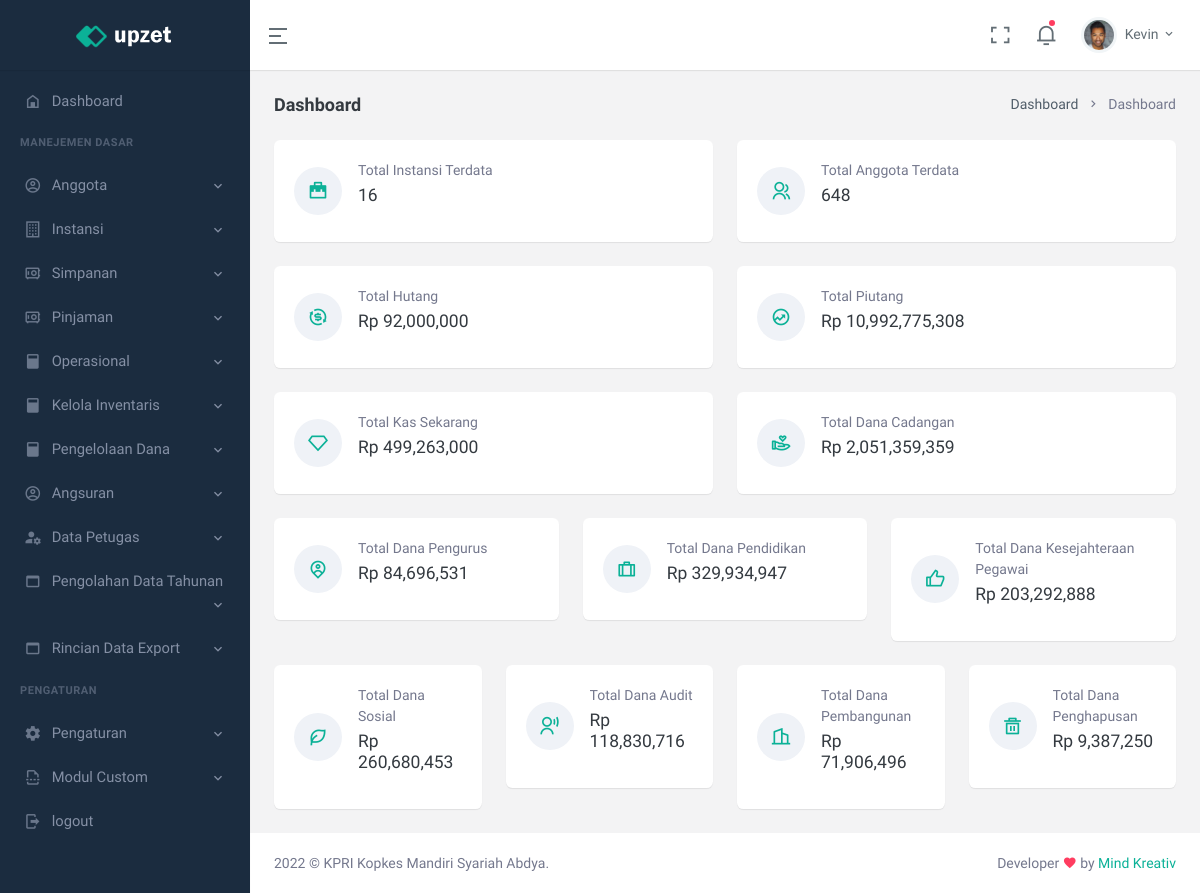
Before: / with the older database file.
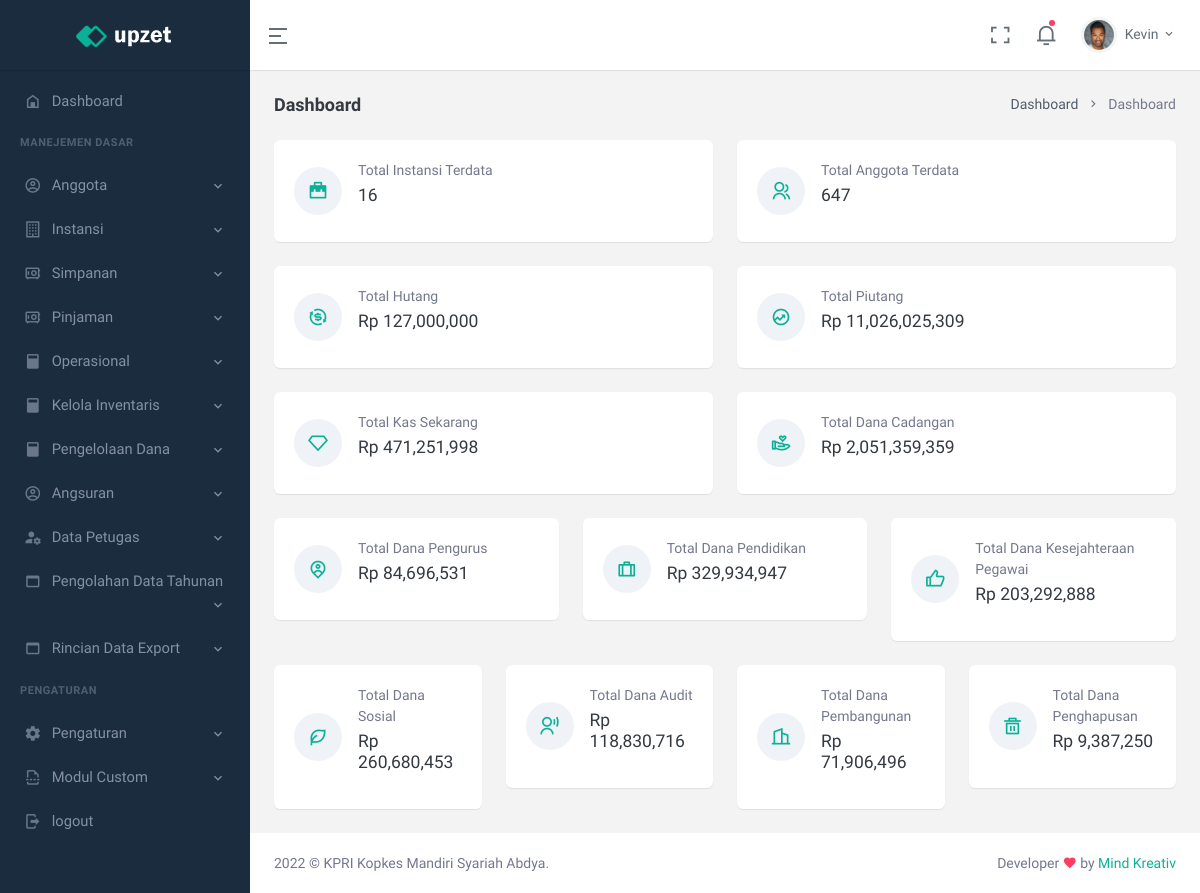
After: the same page with the newer database file.
### tables this page shows
CREATE TABLE `tb_brangkas` (
  `kas` double NOT NULL,
  `dana_gotongroyong` double NOT NULL,
  `dana_simpok` double NOT NULL,
  `dana_simwa` double NOT NULL,
  `dana_kusus` double NOT NULL,
  `dana_lainya` double NOT NULL,
  `total_hutang` double NOT NULL,
  `total_piutang` double NOT NULL,
  `jasa_usaha` double NOT NULL,
  `jasa_simpanan` double NOT NULL,
  `dana_cadangan` double NOT NULL,
  `dana_pengurus` double NOT NULL,
  `dana_pendidikan` double NOT NULL,
  `dana_kes_pegawai` double NOT NULL,
  `dana_sosial` double NOT NULL,
  `dana_audit` double NOT NULL,
  `dana_pembangunan` double NOT NULL,
  `dana_penghapusan` double NOT NULL,
  `last_update` date NOT NULL
);

### application/views/main.php (called while the page is built, shortened)
<?php
$this->load->view('part/header.php');
$this->load->view($page);
 ?>

### application/controllers/Home.php (called while the page is built, shortened)
<?php
class Home extends CI_Controller{
  public function __construct()
  {
    $this->load->model(array(
      'Data_Entry/M_function' => 'amf',
      'Data_Entry/M_views' => 'amv',
      'Starter' => 'own',
    ));
    $this->load->library(array('Curency_indo_helper' => 'conv'));
  }
  function index()
  {
    $data = array(
        'js'  => 'charts',
        'title' => 'Dashboard',
        'jumlah_instansi' => $this->amf->jumlah_instansi(),
        'jumlah_anggota'  => $this->amf->jumlah_anggota(),
        'brangkas' => $this->own->get_brangkas()->row(),
        'page' => 'page/starter',
      );
      $this->load->view('main', $data);
  }
}

### index.php (called while the page is built, shortened)
<?php
require_once BASEPATH.'core/CodeIgniter.php';

### application/models/Data_Entry/M_function.php (called while the page is built, shortened)
<?php
class M_function extends CI_Model{
  function jumlah_instansi()
  {
    $query = $this->db->query('SELECT COUNT(*) AS total FROM tb_instansi');
    return $query->row();
  }
  function jumlah_anggota()
  {
    $query = $this->db->query('SELECT COUNT(*) AS total FROM tb_anggota');
    return $query->row();
  }
}

### application/models/Starter.php (called while the page is built, shortened)
<?php
class Starter extends CI_Model{
  function get_brangkas()
  {
    return $this->db->get('tb_brangkas');
  }
}

### application/libraries/Curency_indo_helper.php (called while the page is built, shortened)
<?php
class Curency_indo_helper {
  function convRupiah($value) {
   return 'Rp ' . number_format($value);
  }
}

### application/views/page/starter.php (the view, shortened to what the changed rows need)
<div class="page-content">
    <div class="container-fluid">
        <div class="row">
            <div class="col-xl-6 col-sm-6">
              <div class="card">
                  <div class="card-body">
                      <div class="d-flex text-muted">
                          <div class="flex-grow-1 overflow-hidden">
                              <p class="mb-1">Total Anggota Terdata</p>
                              <h5 class="mb-3"><?= $jumlah_anggota->total ?></h5>
                          </div>
                      </div>
                  </div>
              </div>
          </div>
            <div class="col-xl-6 col-sm-6">
              <div class="card">
                  <div class="card-body">
                      <div class="d-flex text-muted">
                          <div class="flex-grow-1 overflow-hidden">
                              <p class="mb-1">Total Hutang</p>
                              <h5 class="mb-3"><?= $this->conv->convRupiah($brangkas->total_hutang) ?></h5>
                          </div>
                      </div>
                  </div>
              </div>
          </div>
          <div class="col-xl-6 col-sm-6">
            <div class="card">
                <div class="card-body">
                    <div class="d-flex text-muted">
                        <div class="flex-grow-1 overflow-hidden">
                            <p class="mb-1">Total Piutang</p>
                            <h5 class="mb-3"><?= $this->conv->convRupiah($brangkas->total_piutang) ?></h5>
                        </div>
                    </div>
                </div>
            </div>
          </div>
          <div class="col-xl-6 col-sm-6">
            <div class="card">
                <div class="card-body">
                    <div class="d-flex text-muted">
                        <div class="flex-grow-1 overflow-hidden">
                            <p class="mb-1">Total Kas Sekarang</p>
                            <h5 class="mb-3"><?= $this->conv->convRupiah($brangkas->kas) ?></h5>
                        </div>
                    </div>
                </div>
            </div>
          </div>
          <div class="col-xl-6 col-sm-6">
            <div class="card">
                <div class="card-body">
                    <div class="d-flex text-muted">
                        <div class="flex-grow-1 overflow-hidden">
                            <p class="mb-1">Total Dana Cadangan</p>
                            <h5 class="mb-3"><?= $this->conv->convRupiah($brangkas->dana_cadangan) ?></h5>
                        </div>
                    </div>
                </div>
            </div>
          </div>
          <div class="col-xl-4 col-sm-6">
            <div class="card">
                <div class="card-body">
                    <div class="d-flex text-muted">
                        <div class="flex-grow-1 overflow-hidden">
                            <p class="mb-1">Total Dana Pengurus</p>
                            <h5 class="mb-3"><?= $this->conv->convRupiah($brangkas->dana_pengurus) ?></h5>
                        </div>
                    </div>
                </div>
            </div>
          </div>
          <div class="col-xl-4 col-sm-6">
            <div class="card">
                <div class="card-body">
                    <div class="d-flex text-muted">
                        <div class="flex-grow-1 overflow-hidden">
                            <p class="mb-1">Total Dana Pendidikan</p>
                            <h5 class="mb-3"><?= $this->conv->convRupiah($brangkas->dana_pendidikan) ?></h5>
                        </div>
                    </div>
                </div>
            </div>
          </div>
          <div class="col-xl-4 col-sm-6">
            <div class="card">
                <div class="card-body">
                    <div class="d-flex text-muted">
                        <div class="flex-grow-1 overflow-hidden">
                            <p class="mb-1">Total Dana Kesejahteraan Pegawai</p>
                            <h5 class="mb-3"><?= $this->conv->convRupiah($brangkas->dana_kes_pegawai) ?></h5>
                        </div>
                    </div>
                </div>
            </div>
          </div>
          <div class="col-xl-3 col-sm-6">
            <div class="card">
                <div class="card-body">
                    <div class="d-flex text-muted">
                        <div class="flex-grow-1 overflow-hidden">
                            <p class="mb-1">Total Dana Sosial</p>
                            <h5 class="mb-3"><?= $this->conv->convRupiah($brangkas->dana_sosial) ?></h5>
                        </div>
                    </div>
                </div>
            </div>
          </div>
          <div class="col-xl-3 col-sm-6">
            <div class="card">
                <div class="card-body">
                    <div class="d-flex text-muted">
                        <div class="flex-grow-1 overflow-hidden">
                            <p class="mb-1">Total Dana Audit</p>
                            <h5 class="mb-3"><?= $this->conv->convRupiah($brangkas->dana_audit) ?></h5>
                        </div>
                    </div>
                </div>
            </div>
          </div>
          <div class="col-xl-3 col-sm-6">
            <div class="card">
                <div class="card-body">
                    <div class="d-flex text-muted">
                        <div class="flex-grow-1 overflow-hidden">
                            <p class="mb-1">Total Dana Pembangunan</p>
                            <h5 class="mb-3"><?= $this->conv->convRupiah($brangkas->dana_pembangunan) ?></h5>
                        </div>
                    </div>
                </div>
            </div>
          </div>
          <div class="col-xl-3 col-sm-6">
            <div class="card">
                <div class="card-body">
                    <div class="d-flex text-muted">
                        <div class="flex-grow-1 overflow-hidden">
                            <p class="mb-1">Total Dana Penghapusan</p>
                            <h5 class="mb-3"><?= $this->conv->convRupiah($brangkas->dana_penghapusan) ?></h5>
                        </div>
                    </div>
                </div>
            </div>
          </div>
        </div>
</div>

Changed rows visible on the page:
removed tb_brangkas: total_hutang "Rp 92,000,000", total_piutang "Rp 10,992,775,308", kas "Rp 499,263,000", dana_cadangan "Rp 2,051,359,359", dana_pengurus "Rp 84,696,531", dana_pendidikan "Rp 329,934,947", dana_kes_pegawai "Rp 203,292,888", dana_sosial "Rp 260,680,453", dana_audit "Rp 118,830,716", dana_pembangunan "Rp 71,906,496", dana_penghapusan "Rp 9,387,250"
added tb_brangkas: total_hutang "Rp 127,000,000", total_piutang "Rp 11,026,025,309", kas "Rp 471,251,998", dana_cadangan "Rp 2,051,359,359", dana_pengurus "Rp 84,696,531", dana_pendidikan "Rp 329,934,947", dana_kes_pegawai "Rp 203,292,888", dana_sosial "Rp 260,680,453", dana_audit "Rp 118,830,716", dana_pembangunan "Rp 71,906,496", dana_penghapusan "Rp 9,387,250"
Other visible differences:
$jumlah_anggota->total: "648" → "647"
